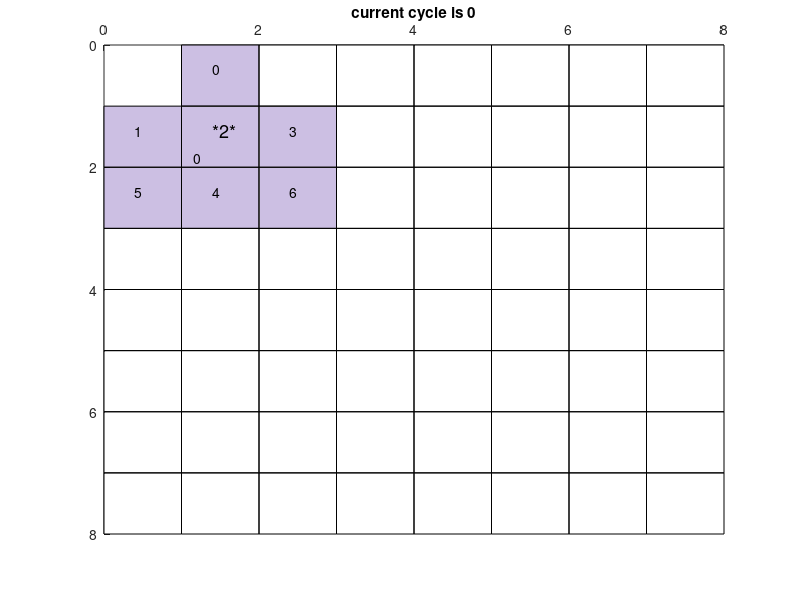
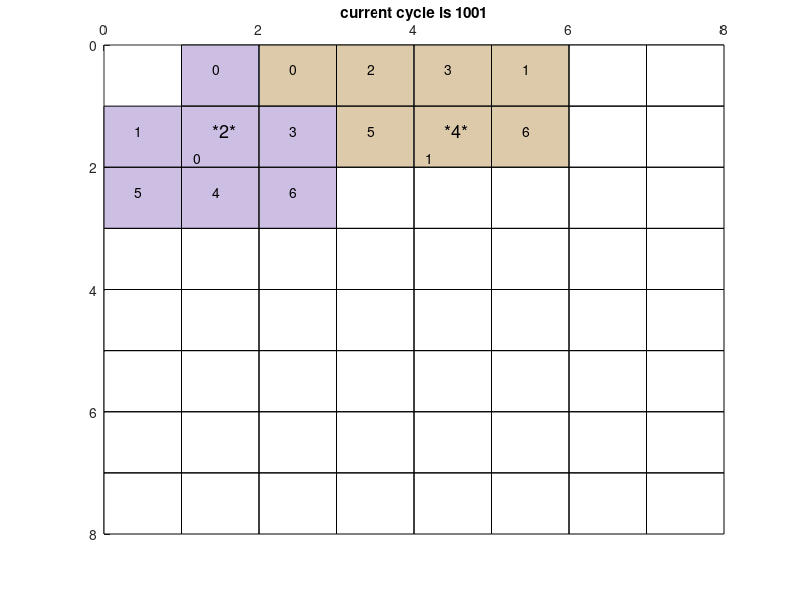
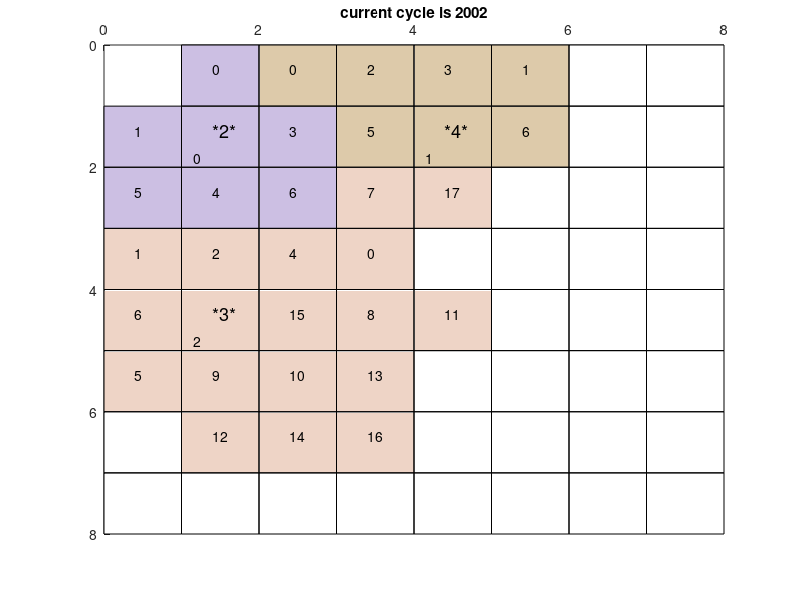
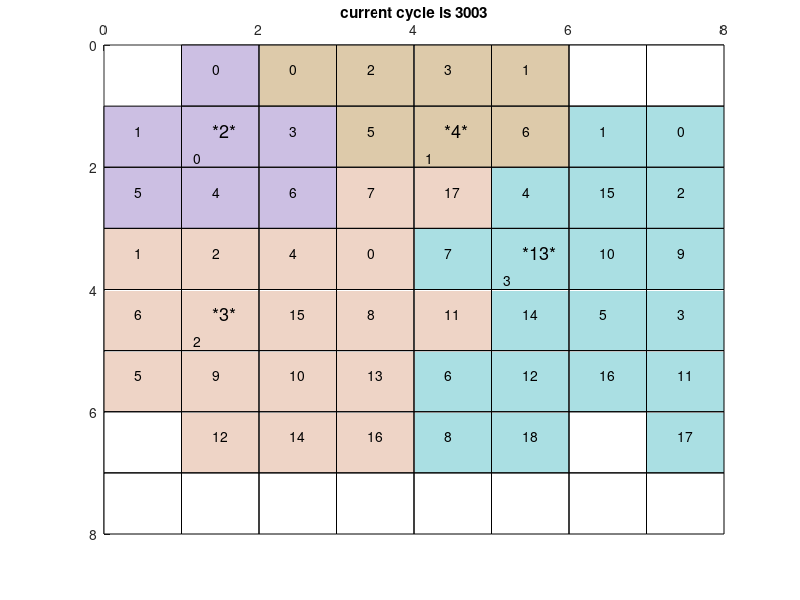

The MATLAB script that drew these images, in order:

%matlab script
figure
title('current cycle is 0')
hold on
set(gca,'xaxislocation','top','yaxislocation','left','ydir','reverse')


rectangle('position',[0,1,1,1],'facecolor',[0.8,0.75,0.888889])
text(0.4,1.4,'1')

rectangle('position',[0,2,1,1],'facecolor',[0.8,0.75,0.888889])
text(0.4,2.4,'5')

rectangle('position',[0,3,1,1],'facecolor',[1,1,1])

rectangle('position',[0,4,1,1],'facecolor',[1,1,1])

rectangle('position',[0,5,1,1],'facecolor',[1,1,1])

rectangle('position',[0,6,1,1],'facecolor',[1,1,1])

rectangle('position',[0,7,1,1],'facecolor',[1,1,1])

rectangle('position',[1,0,1,1],'facecolor',[0.8,0.75,0.888889])
text(1.4,0.4,'0')

rectangle('position',[1,1,1,1],'facecolor',[0.8,0.75,0.888889])
text(1.4,1.4,'*2*','fontsize',13)
text(1.15,1.85,'0')

rectangle('position',[1,2,1,1],'facecolor',[0.8,0.75,0.888889])
text(1.4,2.4,'4')

rectangle('position',[1,3,1,1],'facecolor',[1,1,1])

rectangle('position',[1,4,1,1],'facecolor',[1,1,1])

rectangle('position',[1,5,1,1],'facecolor',[1,1,1])

rectangle('position',[1,6,1,1],'facecolor',[1,1,1])

rectangle('position',[1,7,1,1],'facecolor',[1,1,1])

rectangle('position',[2,0,1,1],'facecolor',[1,1,1])

rectangle('position',[2,1,1,1],'facecolor',[0.8,0.75,0.888889])
text(2.4,1.4,'3')

rectangle('position',[2,2,1,1],'facecolor',[0.8,0.75,0.888889])
text(2.4,2.4,'6')

rectangle('position',[2,3,1,1],'facecolor',[1,1,1])

rectangle('position',[2,4,1,1],'facecolor',[1,1,1])

rectangle('position',[2,5,1,1],'facecolor',[1,1,1])

rectangle('position',[2,6,1,1],'facecolor',[1,1,1])

rectangle('position',[2,7,1,1],'facecolor',[1,1,1])

rectangle('position',[3,0,1,1],'facecolor',[1,1,1])

rectangle('position',[3,1,1,1],'facecolor',[1,1,1])

rectangle('position',[3,2,1,1],'facecolor',[1,1,1])

rectangle('position',[3,3,1,1],'facecolor',[1,1,1])

rectangle('position',[3,4,1,1],'facecolor',[1,1,1])

rectangle('position',[3,5,1,1],'facecolor',[1,1,1])

rectangle('position',[3,6,1,1],'facecolor',[1,1,1])

rectangle('position',[3,7,1,1],'facecolor',[1,1,1])

rectangle('position',[4,0,1,1],'facecolor',[1,1,1])

rectangle('position',[4,1,1,1],'facecolor',[1,1,1])

rectangle('position',[4,2,1,1],'facecolor',[1,1,1])

rectangle('position',[4,3,1,1],'facecolor',[1,1,1])

rectangle('position',[4,4,1,1],'facecolor',[1,1,1])

rectangle('position',[4,5,1,1],'facecolor',[1,1,1])

rectangle('position',[4,6,1,1],'facecolor',[1,1,1])

rectangle('position',[4,7,1,1],'facecolor',[1,1,1])

rectangle('position',[5,0,1,1],'facecolor',[1,1,1])

rectangle('position',[5,1,1,1],'facecolor',[1,1,1])

rectangle('position',[5,2,1,1],'facecolor',[1,1,1])

rectangle('position',[5,3,1,1],'facecolor',[1,1,1])

rectangle('position',[5,4,1,1],'facecolor',[1,1,1])

rectangle('position',[5,5,1,1],'facecolor',[1,1,1])

rectangle('position',[5,6,1,1],'facecolor',[1,1,1])

rectangle('position',[5,7,1,1],'facecolor',[1,1,1])

rectangle('position',[6,0,1,1],'facecolor',[1,1,1])

rectangle('position',[6,1,1,1],'facecolor',[1,1,1])

rectangle('position',[6,2,1,1],'facecolor',[1,1,1])

rectangle('position',[6,3,1,1],'facecolor',[1,1,1])

rectangle('position',[6,4,1,1],'facecolor',[1,1,1])

rectangle('position',[6,5,1,1],'facecolor',[1,1,1])

rectangle('position',[6,6,1,1],'facecolor',[1,1,1])

rectangle('position',[6,7,1,1],'facecolor',[1,1,1])

rectangle('position',[7,0,1,1],'facecolor',[1,1,1])

rectangle('position',[7,1,1,1],'facecolor',[1,1,1])

rectangle('position',[7,2,1,1],'facecolor',[1,1,1])

rectangle('position',[7,3,1,1],'facecolor',[1,1,1])

rectangle('position',[7,4,1,1],'facecolor',[1,1,1])

rectangle('position',[7,5,1,1],'facecolor',[1,1,1])

rectangle('position',[7,6,1,1],'facecolor',[1,1,1])

rectangle('position',[7,7,1,1],'facecolor',[1,1,1])

%matlab script
figure
title('current cycle is 1001')
hold on
set(gca,'xaxislocation','top','yaxislocation','left','ydir','reverse')


rectangle('position',[0,1,1,1],'facecolor',[0.8,0.75,0.888889])
text(0.4,1.4,'1')

rectangle('position',[0,2,1,1],'facecolor',[0.8,0.75,0.888889])
text(0.4,2.4,'5')

rectangle('position',[0,3,1,1],'facecolor',[1,1,1])

rectangle('position',[0,4,1,1],'facecolor',[1,1,1])

rectangle('position',[0,5,1,1],'facecolor',[1,1,1])

rectangle('position',[0,6,1,1],'facecolor',[1,1,1])

rectangle('position',[0,7,1,1],'facecolor',[1,1,1])

rectangle('position',[1,0,1,1],'facecolor',[0.8,0.75,0.888889])
text(1.4,0.4,'0')

rectangle('position',[1,1,1,1],'facecolor',[0.8,0.75,0.888889])
text(1.4,1.4,'*2*','fontsize',13)
text(1.15,1.85,'0')

rectangle('position',[1,2,1,1],'facecolor',[0.8,0.75,0.888889])
text(1.4,2.4,'4')

rectangle('position',[1,3,1,1],'facecolor',[1,1,1])

rectangle('position',[1,4,1,1],'facecolor',[1,1,1])

rectangle('position',[1,5,1,1],'facecolor',[1,1,1])

rectangle('position',[1,6,1,1],'facecolor',[1,1,1])

rectangle('position',[1,7,1,1],'facecolor',[1,1,1])

rectangle('position',[2,0,1,1],'facecolor',[0.866667,0.791667,0.666667])
text(2.4,0.4,'0')

rectangle('position',[2,1,1,1],'facecolor',[0.8,0.75,0.888889])
text(2.4,1.4,'3')

rectangle('position',[2,2,1,1],'facecolor',[0.8,0.75,0.888889])
text(2.4,2.4,'6')

rectangle('position',[2,3,1,1],'facecolor',[1,1,1])

rectangle('position',[2,4,1,1],'facecolor',[1,1,1])

rectangle('position',[2,5,1,1],'facecolor',[1,1,1])

rectangle('position',[2,6,1,1],'facecolor',[1,1,1])

rectangle('position',[2,7,1,1],'facecolor',[1,1,1])

rectangle('position',[3,0,1,1],'facecolor',[0.866667,0.791667,0.666667])
text(3.4,0.4,'2')

rectangle('position',[3,1,1,1],'facecolor',[0.866667,0.791667,0.666667])
text(3.4,1.4,'5')

rectangle('position',[3,2,1,1],'facecolor',[1,1,1])

rectangle('position',[3,3,1,1],'facecolor',[1,1,1])

rectangle('position',[3,4,1,1],'facecolor',[1,1,1])

rectangle('position',[3,5,1,1],'facecolor',[1,1,1])

rectangle('position',[3,6,1,1],'facecolor',[1,1,1])

rectangle('position',[3,7,1,1],'facecolor',[1,1,1])

rectangle('position',[4,0,1,1],'facecolor',[0.866667,0.791667,0.666667])
text(4.4,0.4,'3')

rectangle('position',[4,1,1,1],'facecolor',[0.866667,0.791667,0.666667])
text(4.4,1.4,'*4*','fontsize',13)
text(4.15,1.85,'1')

rectangle('position',[4,2,1,1],'facecolor',[1,1,1])

rectangle('position',[4,3,1,1],'facecolor',[1,1,1])

rectangle('position',[4,4,1,1],'facecolor',[1,1,1])

rectangle('position',[4,5,1,1],'facecolor',[1,1,1])

rectangle('position',[4,6,1,1],'facecolor',[1,1,1])

rectangle('position',[4,7,1,1],'facecolor',[1,1,1])

rectangle('position',[5,0,1,1],'facecolor',[0.866667,0.791667,0.666667])
text(5.4,0.4,'1')

rectangle('position',[5,1,1,1],'facecolor',[0.866667,0.791667,0.666667])
text(5.4,1.4,'6')

rectangle('position',[5,2,1,1],'facecolor',[1,1,1])

rectangle('position',[5,3,1,1],'facecolor',[1,1,1])

rectangle('position',[5,4,1,1],'facecolor',[1,1,1])

rectangle('position',[5,5,1,1],'facecolor',[1,1,1])

rectangle('position',[5,6,1,1],'facecolor',[1,1,1])

rectangle('position',[5,7,1,1],'facecolor',[1,1,1])

rectangle('position',[6,0,1,1],'facecolor',[1,1,1])

rectangle('position',[6,1,1,1],'facecolor',[1,1,1])

rectangle('position',[6,2,1,1],'facecolor',[1,1,1])

rectangle('position',[6,3,1,1],'facecolor',[1,1,1])

rectangle('position',[6,4,1,1],'facecolor',[1,1,1])

rectangle('position',[6,5,1,1],'facecolor',[1,1,1])

rectangle('position',[6,6,1,1],'facecolor',[1,1,1])

rectangle('position',[6,7,1,1],'facecolor',[1,1,1])

rectangle('position',[7,0,1,1],'facecolor',[1,1,1])

rectangle('position',[7,1,1,1],'facecolor',[1,1,1])

rectangle('position',[7,2,1,1],'facecolor',[1,1,1])

rectangle('position',[7,3,1,1],'facecolor',[1,1,1])

rectangle('position',[7,4,1,1],'facecolor',[1,1,1])

rectangle('position',[7,5,1,1],'facecolor',[1,1,1])

rectangle('position',[7,6,1,1],'facecolor',[1,1,1])

rectangle('position',[7,7,1,1],'facecolor',[1,1,1])

%matlab script
figure
title('current cycle is 2002')
hold on
set(gca,'xaxislocation','top','yaxislocation','left','ydir','reverse')


rectangle('position',[0,1,1,1],'facecolor',[0.8,0.75,0.888889])
text(0.4,1.4,'1')

rectangle('position',[0,2,1,1],'facecolor',[0.8,0.75,0.888889])
text(0.4,2.4,'5')

rectangle('position',[0,3,1,1],'facecolor',[0.933333,0.833333,0.777778])
text(0.4,3.4,'1')

rectangle('position',[0,4,1,1],'facecolor',[0.933333,0.833333,0.777778])
text(0.4,4.4,'6')

rectangle('position',[0,5,1,1],'facecolor',[0.933333,0.833333,0.777778])
text(0.4,5.4,'5')

rectangle('position',[0,6,1,1],'facecolor',[1,1,1])

rectangle('position',[0,7,1,1],'facecolor',[1,1,1])

rectangle('position',[1,0,1,1],'facecolor',[0.8,0.75,0.888889])
text(1.4,0.4,'0')

rectangle('position',[1,1,1,1],'facecolor',[0.8,0.75,0.888889])
text(1.4,1.4,'*2*','fontsize',13)
text(1.15,1.85,'0')

rectangle('position',[1,2,1,1],'facecolor',[0.8,0.75,0.888889])
text(1.4,2.4,'4')

rectangle('position',[1,3,1,1],'facecolor',[0.933333,0.833333,0.777778])
text(1.4,3.4,'2')

rectangle('position',[1,4,1,1],'facecolor',[0.933333,0.833333,0.777778])
text(1.4,4.4,'*3*','fontsize',13)
text(1.15,4.85,'2')

rectangle('position',[1,5,1,1],'facecolor',[0.933333,0.833333,0.777778])
text(1.4,5.4,'9')

rectangle('position',[1,6,1,1],'facecolor',[0.933333,0.833333,0.777778])
text(1.4,6.4,'12')

rectangle('position',[1,7,1,1],'facecolor',[1,1,1])

rectangle('position',[2,0,1,1],'facecolor',[0.866667,0.791667,0.666667])
text(2.4,0.4,'0')

rectangle('position',[2,1,1,1],'facecolor',[0.8,0.75,0.888889])
text(2.4,1.4,'3')

rectangle('position',[2,2,1,1],'facecolor',[0.8,0.75,0.888889])
text(2.4,2.4,'6')

rectangle('position',[2,3,1,1],'facecolor',[0.933333,0.833333,0.777778])
text(2.4,3.4,'4')

rectangle('position',[2,4,1,1],'facecolor',[0.933333,0.833333,0.777778])
text(2.4,4.4,'15')

rectangle('position',[2,5,1,1],'facecolor',[0.933333,0.833333,0.777778])
text(2.4,5.4,'10')

rectangle('position',[2,6,1,1],'facecolor',[0.933333,0.833333,0.777778])
text(2.4,6.4,'14')

rectangle('position',[2,7,1,1],'facecolor',[1,1,1])

rectangle('position',[3,0,1,1],'facecolor',[0.866667,0.791667,0.666667])
text(3.4,0.4,'2')

rectangle('position',[3,1,1,1],'facecolor',[0.866667,0.791667,0.666667])
text(3.4,1.4,'5')

rectangle('position',[3,2,1,1],'facecolor',[0.933333,0.833333,0.777778])
text(3.4,2.4,'7')

rectangle('position',[3,3,1,1],'facecolor',[0.933333,0.833333,0.777778])
text(3.4,3.4,'0')

rectangle('position',[3,4,1,1],'facecolor',[0.933333,0.833333,0.777778])
text(3.4,4.4,'8')

rectangle('position',[3,5,1,1],'facecolor',[0.933333,0.833333,0.777778])
text(3.4,5.4,'13')

rectangle('position',[3,6,1,1],'facecolor',[0.933333,0.833333,0.777778])
text(3.4,6.4,'16')

rectangle('position',[3,7,1,1],'facecolor',[1,1,1])

rectangle('position',[4,0,1,1],'facecolor',[0.866667,0.791667,0.666667])
text(4.4,0.4,'3')

rectangle('position',[4,1,1,1],'facecolor',[0.866667,0.791667,0.666667])
text(4.4,1.4,'*4*','fontsize',13)
text(4.15,1.85,'1')

rectangle('position',[4,2,1,1],'facecolor',[0.933333,0.833333,0.777778])
text(4.4,2.4,'17')

rectangle('position',[4,3,1,1],'facecolor',[1,1,1])

rectangle('position',[4,4,1,1],'facecolor',[0.933333,0.833333,0.777778])
text(4.4,4.4,'11')

rectangle('position',[4,5,1,1],'facecolor',[1,1,1])

rectangle('position',[4,6,1,1],'facecolor',[1,1,1])

rectangle('position',[4,7,1,1],'facecolor',[1,1,1])

rectangle('position',[5,0,1,1],'facecolor',[0.866667,0.791667,0.666667])
text(5.4,0.4,'1')

rectangle('position',[5,1,1,1],'facecolor',[0.866667,0.791667,0.666667])
text(5.4,1.4,'6')

rectangle('position',[5,2,1,1],'facecolor',[1,1,1])

rectangle('position',[5,3,1,1],'facecolor',[1,1,1])

rectangle('position',[5,4,1,1],'facecolor',[1,1,1])

rectangle('position',[5,5,1,1],'facecolor',[1,1,1])

rectangle('position',[5,6,1,1],'facecolor',[1,1,1])

rectangle('position',[5,7,1,1],'facecolor',[1,1,1])

rectangle('position',[6,0,1,1],'facecolor',[1,1,1])

rectangle('position',[6,1,1,1],'facecolor',[1,1,1])

rectangle('position',[6,2,1,1],'facecolor',[1,1,1])

rectangle('position',[6,3,1,1],'facecolor',[1,1,1])

rectangle('position',[6,4,1,1],'facecolor',[1,1,1])

rectangle('position',[6,5,1,1],'facecolor',[1,1,1])

rectangle('position',[6,6,1,1],'facecolor',[1,1,1])

rectangle('position',[6,7,1,1],'facecolor',[1,1,1])

rectangle('position',[7,0,1,1],'facecolor',[1,1,1])

rectangle('position',[7,1,1,1],'facecolor',[1,1,1])

rectangle('position',[7,2,1,1],'facecolor',[1,1,1])

rectangle('position',[7,3,1,1],'facecolor',[1,1,1])

rectangle('position',[7,4,1,1],'facecolor',[1,1,1])

rectangle('position',[7,5,1,1],'facecolor',[1,1,1])

rectangle('position',[7,6,1,1],'facecolor',[1,1,1])

rectangle('position',[7,7,1,1],'facecolor',[1,1,1])

%matlab script
figure
title('current cycle is 3003')
hold on
set(gca,'xaxislocation','top','yaxislocation','left','ydir','reverse')


rectangle('position',[0,1,1,1],'facecolor',[0.8,0.75,0.888889])
text(0.4,1.4,'1')

rectangle('position',[0,2,1,1],'facecolor',[0.8,0.75,0.888889])
text(0.4,2.4,'5')

rectangle('position',[0,3,1,1],'facecolor',[0.933333,0.833333,0.777778])
text(0.4,3.4,'1')

rectangle('position',[0,4,1,1],'facecolor',[0.933333,0.833333,0.777778])
text(0.4,4.4,'6')

rectangle('position',[0,5,1,1],'facecolor',[0.933333,0.833333,0.777778])
text(0.4,5.4,'5')

rectangle('position',[0,6,1,1],'facecolor',[1,1,1])

rectangle('position',[0,7,1,1],'facecolor',[1,1,1])

rectangle('position',[1,0,1,1],'facecolor',[0.8,0.75,0.888889])
text(1.4,0.4,'0')

rectangle('position',[1,1,1,1],'facecolor',[0.8,0.75,0.888889])
text(1.4,1.4,'*2*','fontsize',13)
text(1.15,1.85,'0')

rectangle('position',[1,2,1,1],'facecolor',[0.8,0.75,0.888889])
text(1.4,2.4,'4')

rectangle('position',[1,3,1,1],'facecolor',[0.933333,0.833333,0.777778])
text(1.4,3.4,'2')

rectangle('position',[1,4,1,1],'facecolor',[0.933333,0.833333,0.777778])
text(1.4,4.4,'*3*','fontsize',13)
text(1.15,4.85,'2')

rectangle('position',[1,5,1,1],'facecolor',[0.933333,0.833333,0.777778])
text(1.4,5.4,'9')

rectangle('position',[1,6,1,1],'facecolor',[0.933333,0.833333,0.777778])
text(1.4,6.4,'12')

rectangle('position',[1,7,1,1],'facecolor',[1,1,1])

rectangle('position',[2,0,1,1],'facecolor',[0.866667,0.791667,0.666667])
text(2.4,0.4,'0')

rectangle('position',[2,1,1,1],'facecolor',[0.8,0.75,0.888889])
text(2.4,1.4,'3')

rectangle('position',[2,2,1,1],'facecolor',[0.8,0.75,0.888889])
text(2.4,2.4,'6')

rectangle('position',[2,3,1,1],'facecolor',[0.933333,0.833333,0.777778])
text(2.4,3.4,'4')

rectangle('position',[2,4,1,1],'facecolor',[0.933333,0.833333,0.777778])
text(2.4,4.4,'15')

rectangle('position',[2,5,1,1],'facecolor',[0.933333,0.833333,0.777778])
text(2.4,5.4,'10')

rectangle('position',[2,6,1,1],'facecolor',[0.933333,0.833333,0.777778])
text(2.4,6.4,'14')

rectangle('position',[2,7,1,1],'facecolor',[1,1,1])

rectangle('position',[3,0,1,1],'facecolor',[0.866667,0.791667,0.666667])
text(3.4,0.4,'2')

rectangle('position',[3,1,1,1],'facecolor',[0.866667,0.791667,0.666667])
text(3.4,1.4,'5')

rectangle('position',[3,2,1,1],'facecolor',[0.933333,0.833333,0.777778])
text(3.4,2.4,'7')

rectangle('position',[3,3,1,1],'facecolor',[0.933333,0.833333,0.777778])
text(3.4,3.4,'0')

rectangle('position',[3,4,1,1],'facecolor',[0.933333,0.833333,0.777778])
text(3.4,4.4,'8')

rectangle('position',[3,5,1,1],'facecolor',[0.933333,0.833333,0.777778])
text(3.4,5.4,'13')

rectangle('position',[3,6,1,1],'facecolor',[0.933333,0.833333,0.777778])
text(3.4,6.4,'16')

rectangle('position',[3,7,1,1],'facecolor',[1,1,1])

rectangle('position',[4,0,1,1],'facecolor',[0.866667,0.791667,0.666667])
text(4.4,0.4,'3')

rectangle('position',[4,1,1,1],'facecolor',[0.866667,0.791667,0.666667])
text(4.4,1.4,'*4*','fontsize',13)
text(4.15,1.85,'1')

rectangle('position',[4,2,1,1],'facecolor',[0.933333,0.833333,0.777778])
text(4.4,2.4,'17')

rectangle('position',[4,3,1,1],'facecolor',[0.666667,0.875,0.888889])
text(4.4,3.4,'7')

rectangle('position',[4,4,1,1],'facecolor',[0.933333,0.833333,0.777778])
text(4.4,4.4,'11')

rectangle('position',[4,5,1,1],'facecolor',[0.666667,0.875,0.888889])
text(4.4,5.4,'6')

rectangle('position',[4,6,1,1],'facecolor',[0.666667,0.875,0.888889])
text(4.4,6.4,'8')

rectangle('position',[4,7,1,1],'facecolor',[1,1,1])

rectangle('position',[5,0,1,1],'facecolor',[0.866667,0.791667,0.666667])
text(5.4,0.4,'1')

rectangle('position',[5,1,1,1],'facecolor',[0.866667,0.791667,0.666667])
text(5.4,1.4,'6')

rectangle('position',[5,2,1,1],'facecolor',[0.666667,0.875,0.888889])
text(5.4,2.4,'4')

rectangle('position',[5,3,1,1],'facecolor',[0.666667,0.875,0.888889])
text(5.4,3.4,'*13*','fontsize',13)
text(5.15,3.85,'3')

rectangle('position',[5,4,1,1],'facecolor',[0.666667,0.875,0.888889])
text(5.4,4.4,'14')

rectangle('position',[5,5,1,1],'facecolor',[0.666667,0.875,0.888889])
text(5.4,5.4,'12')

rectangle('position',[5,6,1,1],'facecolor',[0.666667,0.875,0.888889])
text(5.4,6.4,'18')

rectangle('position',[5,7,1,1],'facecolor',[1,1,1])

rectangle('position',[6,0,1,1],'facecolor',[1,1,1])

rectangle('position',[6,1,1,1],'facecolor',[0.666667,0.875,0.888889])
text(6.4,1.4,'1')

rectangle('position',[6,2,1,1],'facecolor',[0.666667,0.875,0.888889])
text(6.4,2.4,'15')

rectangle('position',[6,3,1,1],'facecolor',[0.666667,0.875,0.888889])
text(6.4,3.4,'10')

rectangle('position',[6,4,1,1],'facecolor',[0.666667,0.875,0.888889])
text(6.4,4.4,'5')

rectangle('position',[6,5,1,1],'facecolor',[0.666667,0.875,0.888889])
text(6.4,5.4,'16')

rectangle('position',[6,6,1,1],'facecolor',[1,1,1])

rectangle('position',[6,7,1,1],'facecolor',[1,1,1])

rectangle('position',[7,0,1,1],'facecolor',[1,1,1])

rectangle('position',[7,1,1,1],'facecolor',[0.666667,0.875,0.888889])
text(7.4,1.4,'0')

rectangle('position',[7,2,1,1],'facecolor',[0.666667,0.875,0.888889])
text(7.4,2.4,'2')

rectangle('position',[7,3,1,1],'facecolor',[0.666667,0.875,0.888889])
text(7.4,3.4,'9')

rectangle('position',[7,4,1,1],'facecolor',[0.666667,0.875,0.888889])
text(7.4,4.4,'3')

rectangle('position',[7,5,1,1],'facecolor',[0.666667,0.875,0.888889])
text(7.4,5.4,'11')

rectangle('position',[7,6,1,1],'facecolor',[0.666667,0.875,0.888889])
text(7.4,6.4,'17')

rectangle('position',[7,7,1,1],'facecolor',[1,1,1])

%matlab script
figure
title('current cycle is 4004')
hold on
set(gca,'xaxislocation','top','yaxislocation','left','ydir','reverse')


rectangle('position',[0,1,1,1],'facecolor',[0.8,0.75,0.888889])
text(0.4,1.4,'1')

rectangle('position',[0,2,1,1],'facecolor',[0.8,0.75,0.888889])
text(0.4,2.4,'5')

rectangle('position',[0,3,1,1],'facecolor',[0.933333,0.833333,0.777778])
text(0.4,3.4,'1')

rectangle('position',[0,4,1,1],'facecolor',[0.933333,0.833333,0.777778])
text(0.4,4.4,'6')

rectangle('position',[0,5,1,1],'facecolor',[0.933333,0.833333,0.777778])
text(0.4,5.4,'5')

rectangle('position',[0,6,1,1],'facecolor',[1,1,1])

rectangle('position',[0,7,1,1],'facecolor',[0.733333,0.916667,0.666667])
text(0.4,7.4,'5')

rectangle('position',[1,0,1,1],'facecolor',[0.8,0.75,0.888889])
text(1.4,0.4,'0')

rectangle('position',[1,1,1,1],'facecolor',[0.8,0.75,0.888889])
text(1.4,1.4,'*2*','fontsize',13)
text(1.15,1.85,'0')

rectangle('position',[1,2,1,1],'facecolor',[0.8,0.75,0.888889])
text(1.4,2.4,'4')

rectangle('position',[1,3,1,1],'facecolor',[0.933333,0.833333,0.777778])
text(1.4,3.4,'2')

rectangle('position',[1,4,1,1],'facecolor',[0.933333,0.833333,0.777778])
text(1.4,4.4,'*3*','fontsize',13)
text(1.15,4.85,'2')

rectangle('position',[1,5,1,1],'facecolor',[0.933333,0.833333,0.777778])
text(1.4,5.4,'9')

rectangle('position',[1,6,1,1],'facecolor',[0.933333,0.833333,0.777778])
text(1.4,6.4,'12')

rectangle('position',[1,7,1,1],'facecolor',[0.733333,0.916667,0.666667])
text(1.4,7.4,'7')

rectangle('position',[2,0,1,1],'facecolor',[0.866667,0.791667,0.666667])
text(2.4,0.4,'0')

rectangle('position',[2,1,1,1],'facecolor',[0.8,0.75,0.888889])
text(2.4,1.4,'3')

rectangle('position',[2,2,1,1],'facecolor',[0.8,0.75,0.888889])
text(2.4,2.4,'6')

rectangle('position',[2,3,1,1],'facecolor',[0.933333,0.833333,0.777778])
text(2.4,3.4,'4')

rectangle('position',[2,4,1,1],'facecolor',[0.933333,0.833333,0.777778])
text(2.4,4.4,'15')

rectangle('position',[2,5,1,1],'facecolor',[0.933333,0.833333,0.777778])
text(2.4,5.4,'10')

rectangle('position',[2,6,1,1],'facecolor',[0.933333,0.833333,0.777778])
text(2.4,6.4,'14')

rectangle('position',[2,7,1,1],'facecolor',[0.733333,0.916667,0.666667])
text(2.4,7.4,'4')

rectangle('position',[3,0,1,1],'facecolor',[0.866667,0.791667,0.666667])
text(3.4,0.4,'2')

rectangle('position',[3,1,1,1],'facecolor',[0.866667,0.791667,0.666667])
text(3.4,1.4,'5')

rectangle('position',[3,2,1,1],'facecolor',[0.933333,0.833333,0.777778])
text(3.4,2.4,'7')

rectangle('position',[3,3,1,1],'facecolor',[0.933333,0.833333,0.777778])
text(3.4,3.4,'0')

rectangle('position',[3,4,1,1],'facecolor',[0.933333,0.833333,0.777778])
text(3.4,4.4,'8')

rectangle('position',[3,5,1,1],'facecolor',[0.933333,0.833333,0.777778])
text(3.4,5.4,'13')

rectangle('position',[3,6,1,1],'facecolor',[0.933333,0.833333,0.777778])
text(3.4,6.4,'16')

rectangle('position',[3,7,1,1],'facecolor',[0.733333,0.916667,0.666667])
text(3.4,7.4,'2')

rectangle('position',[4,0,1,1],'facecolor',[0.866667,0.791667,0.666667])
text(4.4,0.4,'3')

rectangle('position',[4,1,1,1],'facecolor',[0.866667,0.791667,0.666667])
text(4.4,1.4,'*4*','fontsize',13)
text(4.15,1.85,'1')

rectangle('position',[4,2,1,1],'facecolor',[0.933333,0.833333,0.777778])
text(4.4,2.4,'17')

rectangle('position',[4,3,1,1],'facecolor',[0.666667,0.875,0.888889])
text(4.4,3.4,'7')

rectangle('position',[4,4,1,1],'facecolor',[0.933333,0.833333,0.777778])
text(4.4,4.4,'11')

rectangle('position',[4,5,1,1],'facecolor',[0.666667,0.875,0.888889])
text(4.4,5.4,'6')

rectangle('position',[4,6,1,1],'facecolor',[0.666667,0.875,0.888889])
text(4.4,6.4,'8')

rectangle('position',[4,7,1,1],'facecolor',[0.733333,0.916667,0.666667])
text(4.4,7.4,'0')

rectangle('position',[5,0,1,1],'facecolor',[0.866667,0.791667,0.666667])
text(5.4,0.4,'1')

rectangle('position',[5,1,1,1],'facecolor',[0.866667,0.791667,0.666667])
text(5.4,1.4,'6')

rectangle('position',[5,2,1,1],'facecolor',[0.666667,0.875,0.888889])
text(5.4,2.4,'4')

rectangle('position',[5,3,1,1],'facecolor',[0.666667,0.875,0.888889])
text(5.4,3.4,'*13*','fontsize',13)
text(5.15,3.85,'3')

rectangle('position',[5,4,1,1],'facecolor',[0.666667,0.875,0.888889])
text(5.4,4.4,'14')

rectangle('position',[5,5,1,1],'facecolor',[0.666667,0.875,0.888889])
text(5.4,5.4,'12')

rectangle('position',[5,6,1,1],'facecolor',[0.666667,0.875,0.888889])
text(5.4,6.4,'18')

rectangle('position',[5,7,1,1],'facecolor',[0.733333,0.916667,0.666667])
text(5.4,7.4,'6')

rectangle('position',[6,0,1,1],'facecolor',[1,1,1])

rectangle('position',[6,1,1,1],'facecolor',[0.666667,0.875,0.888889])
text(6.4,1.4,'1')

rectangle('position',[6,2,1,1],'facecolor',[0.666667,0.875,0.888889])
text(6.4,2.4,'15')

rectangle('position',[6,3,1,1],'facecolor',[0.666667,0.875,0.888889])
text(6.4,3.4,'10')

rectangle('position',[6,4,1,1],'facecolor',[0.666667,0.875,0.888889])
text(6.4,4.4,'5')

rectangle('position',[6,5,1,1],'facecolor',[0.666667,0.875,0.888889])
text(6.4,5.4,'16')

rectangle('position',[6,6,1,1],'facecolor',[0.733333,0.916667,0.666667])
text(6.4,6.4,'1')

rectangle('position',[6,7,1,1],'facecolor',[0.733333,0.916667,0.666667])
text(6.4,7.4,'*3*','fontsize',13)
text(6.15,7.85,'4')

rectangle('position',[7,0,1,1],'facecolor',[1,1,1])

rectangle('position',[7,1,1,1],'facecolor',[0.666667,0.875,0.888889])
text(7.4,1.4,'0')

rectangle('position',[7,2,1,1],'facecolor',[0.666667,0.875,0.888889])
text(7.4,2.4,'2')

rectangle('position',[7,3,1,1],'facecolor',[0.666667,0.875,0.888889])
text(7.4,3.4,'9')

rectangle('position',[7,4,1,1],'facecolor',[0.666667,0.875,0.888889])
text(7.4,4.4,'3')

rectangle('position',[7,5,1,1],'facecolor',[0.666667,0.875,0.888889])
text(7.4,5.4,'11')

rectangle('position',[7,6,1,1],'facecolor',[0.666667,0.875,0.888889])
text(7.4,6.4,'17')

rectangle('position',[7,7,1,1],'facecolor',[0.733333,0.916667,0.666667])
text(7.4,7.4,'8')
